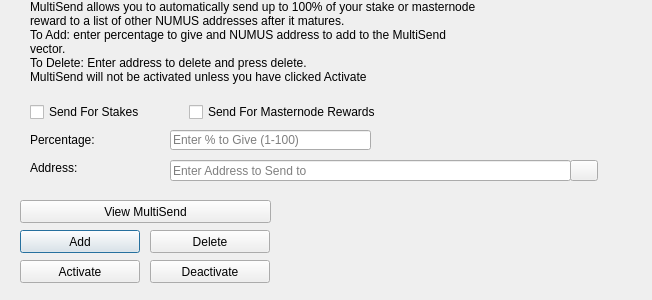
<?xml version="1.0" encoding="UTF-8"?>
<ui version="4.0">
 <class>MultiSendDialog</class>
 <widget class="QDialog" name="MultiSendDialog">
  <property name="windowModality">
   <enum>Qt::NonModal</enum>
  </property>
  <property name="geometry">
   <rect>
    <x>0</x>
    <y>0</y>
    <width>652</width>
    <height>300</height>
   </rect>
  </property>
  <property name="windowTitle">
   <string>MultiSend</string>
  </property>
  <widget class="QLineEdit" name="multiSendPercentEdit">
   <property name="geometry">
    <rect>
     <x>170</x>
     <y>130</y>
     <width>201</width>
     <height>20</height>
    </rect>
   </property>
   <property name="toolTip">
    <string>Enter whole numbers 1 - 100</string>
   </property>
   <property name="placeholderText">
    <string>Enter % to Give (1-100)</string>
   </property>
  </widget>
  <widget class="QLineEdit" name="multiSendAddressEdit">
   <property name="geometry">
    <rect>
     <x>170</x>
     <y>160</y>
     <width>401</width>
     <height>21</height>
    </rect>
   </property>
   <property name="toolTip">
    <string/>
   </property>
   <property name="placeholderText">
    <string>Enter Address to Send to</string>
   </property>
  </widget>
  <widget class="QLabel" name="label_2">
   <property name="geometry">
    <rect>
     <x>30</x>
     <y>0</y>
     <width>451</width>
     <height>121</height>
    </rect>
   </property>
   <property name="lineWidth">
    <number>1</number>
   </property>
   <property name="text">
    <string>MultiSend allows you to automatically send up to 100% of your stake or masternode reward to a list of other NUMUS addresses after it matures.
To Add: enter percentage to give and NUMUS address to add to the MultiSend vector.
To Delete: Enter address to delete and press delete.
MultiSend will not be activated unless you have clicked Activate</string>
   </property>
   <property name="alignment">
    <set>Qt::AlignLeading|Qt::AlignLeft|Qt::AlignTop</set>
   </property>
   <property name="wordWrap">
    <bool>true</bool>
   </property>
  </widget>
  <widget class="QLabel" name="message">
   <property name="geometry">
    <rect>
     <x>290</x>
     <y>200</y>
     <width>351</width>
     <height>91</height>
    </rect>
   </property>
   <property name="text">
    <string/>
   </property>
  </widget>
  <widget class="QPushButton" name="addButton">
   <property name="geometry">
    <rect>
     <x>20</x>
     <y>230</y>
     <width>120</width>
     <height>23</height>
    </rect>
   </property>
   <property name="toolTip">
    <string/>
   </property>
   <property name="statusTip">
    <string>Add to MultiSend Vector</string>
   </property>
   <property name="text">
    <string>Add</string>
   </property>
  </widget>
  <widget class="QPushButton" name="disableButton">
   <property name="geometry">
    <rect>
     <x>150</x>
     <y>260</y>
     <width>120</width>
     <height>23</height>
    </rect>
   </property>
   <property name="statusTip">
    <string>Deactivate MultiSend</string>
   </property>
   <property name="text">
    <string>Deactivate</string>
   </property>
  </widget>
  <widget class="QPushButton" name="addressBookButton">
   <property name="geometry">
    <rect>
     <x>570</x>
     <y>160</y>
     <width>28</width>
     <height>21</height>
    </rect>
   </property>
   <property name="toolTip">
    <string>Choose an address from the address book</string>
   </property>
   <property name="text">
    <string/>
   </property>
   <property name="icon">
    <iconset resource="../numus.qrc">
     <normaloff>:/icons/address-book</normaloff>:/icons/address-book</iconset>
   </property>
   <property name="shortcut">
    <string>Alt+A</string>
   </property>
   <property name="autoDefault">
    <bool>false</bool>
   </property>
  </widget>
  <widget class="QLabel" name="label">
   <property name="geometry">
    <rect>
     <x>30</x>
     <y>130</y>
     <width>121</width>
     <height>20</height>
    </rect>
   </property>
   <property name="toolTip">
    <string>Percentage of stake to send</string>
   </property>
   <property name="text">
    <string>Percentage:</string>
   </property>
  </widget>
  <widget class="QLabel" name="label_5">
   <property name="geometry">
    <rect>
     <x>30</x>
     <y>160</y>
     <width>111</width>
     <height>16</height>
    </rect>
   </property>
   <property name="toolTip">
    <string>Address to send portion of stake to</string>
   </property>
   <property name="text">
    <string>Address:</string>
   </property>
  </widget>
  <widget class="QPushButton" name="deleteButton">
   <property name="geometry">
    <rect>
     <x>150</x>
     <y>230</y>
     <width>120</width>
     <height>23</height>
    </rect>
   </property>
   <property name="toolTip">
    <string/>
   </property>
   <property name="statusTip">
    <string>Delete Address From MultiSend Vector</string>
   </property>
   <property name="text">
    <string>Delete</string>
   </property>
  </widget>
  <widget class="QPushButton" name="activateButton">
   <property name="geometry">
    <rect>
     <x>20</x>
     <y>260</y>
     <width>120</width>
     <height>23</height>
    </rect>
   </property>
   <property name="statusTip">
    <string>Activate MultiSend</string>
   </property>
   <property name="text">
    <string>Activate</string>
   </property>
  </widget>
  <widget class="QPushButton" name="viewButton">
   <property name="geometry">
    <rect>
     <x>20</x>
     <y>200</y>
     <width>251</width>
     <height>23</height>
    </rect>
   </property>
   <property name="toolTip">
    <string/>
   </property>
   <property name="statusTip">
    <string>View MultiSend Vector</string>
   </property>
   <property name="text">
    <string>View MultiSend</string>
   </property>
  </widget>
  <widget class="QWidget" name="horizontalLayoutWidget">
   <property name="geometry">
    <rect>
     <x>30</x>
     <y>100</y>
     <width>351</width>
     <height>24</height>
    </rect>
   </property>
   <layout class="QHBoxLayout" name="horizontalLayout">
    <item>
     <widget class="QCheckBox" name="multiSendStakeCheckBox">
      <property name="text">
       <string>Send For Stakes</string>
      </property>
     </widget>
    </item>
    <item>
     <widget class="QCheckBox" name="multiSendMasternodeCheckBox">
      <property name="text">
       <string>Send For Masternode Rewards</string>
      </property>
     </widget>
    </item>
   </layout>
  </widget>
 </widget>
 <resources>
  <include location="../numus.qrc"/>
 </resources>
 <connections/>
</ui>
